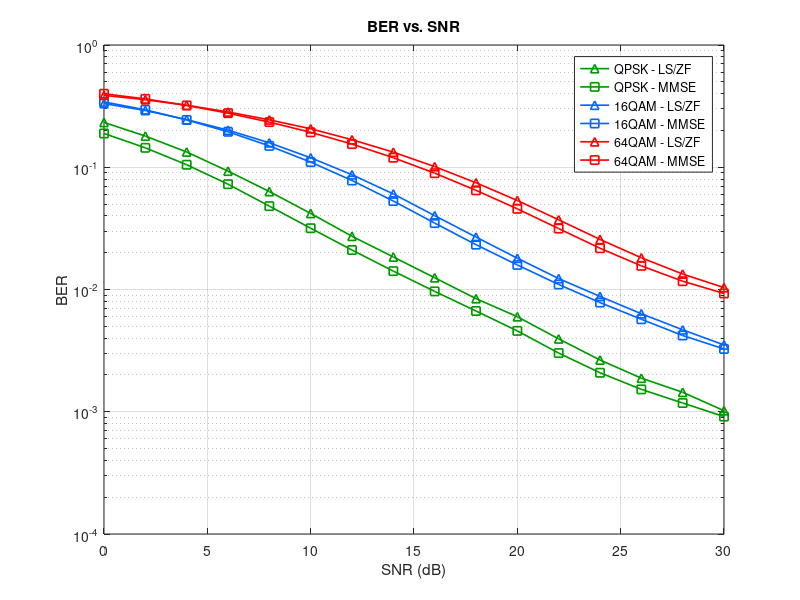
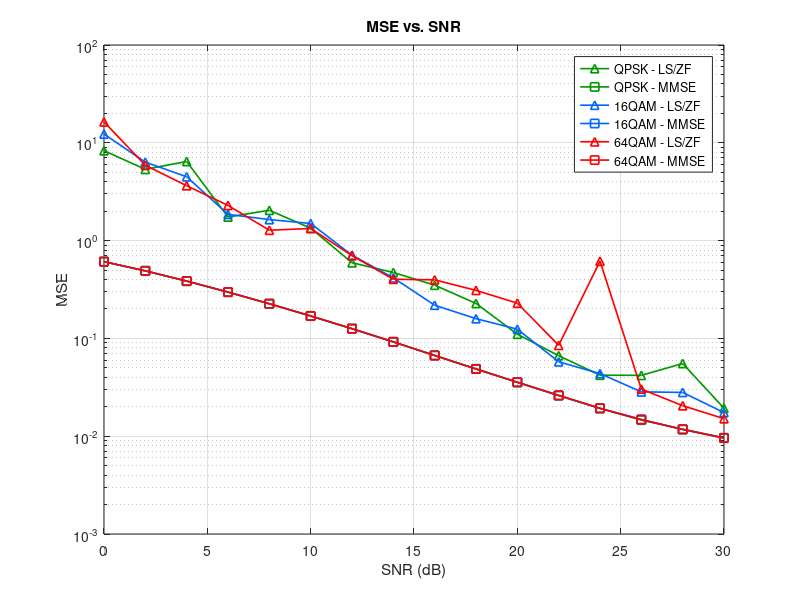

Write the MATLAB code that produced these figures, in order.
% Dữ liệu SNR
snr = 0:2:30;

% BER - QPSK
ber_qpsk_ls = [0.232605,0.179907,0.133326,0.092982,0.063312,0.041905,0.027255,0.018456,0.012479,0.008421,0.005990,0.003946,0.002651,0.001883,0.001443,0.001020];
ber_qpsk_mmse = [0.188928,0.144169,0.104845,0.072692,0.048095,0.031716,0.021035,0.014139,0.009651,0.006670,0.004586,0.003020,0.002085,0.001524,0.001179,0.000913];

% BER - 16QAM
ber_16qam_ls = [0.332065,0.291192,0.245254,0.201168,0.158452,0.119561,0.086836,0.060518,0.040182,0.026847,0.018029,0.012285,0.008779,0.006335,0.004678,0.003522];
ber_16qam_mmse = [0.342240,0.295223,0.243779,0.195031,0.149469,0.110254,0.077899,0.052939,0.034946,0.023267,0.015882,0.010992,0.007820,0.005710,0.004205,0.003265];

% BER - 64QAM
ber_64qam_ls = [0.387440,0.356841,0.321613,0.283404,0.244254,0.206467,0.167948,0.132894,0.101213,0.074676,0.053485,0.037171,0.025681,0.018175,0.013384,0.010367];
ber_64qam_mmse = [0.399157,0.362413,0.320311,0.276964,0.234071,0.193139,0.154770,0.119683,0.089476,0.064737,0.045696,0.031501,0.021752,0.015608,0.011693,0.009281];

% Vẽ BER
figure;
semilogy(snr, ber_qpsk_ls, 'g^-', 'Color', [0 0.6 0] , 'LineWidth', 1.2); hold on;
semilogy(snr, ber_qpsk_mmse, 'gs-', 'Color', [0 0.6 0], 'LineWidth', 1.2);
semilogy(snr, ber_16qam_ls, 'b^-', 'Color', [0 0.4 1], 'LineWidth', 1.2);
semilogy(snr, ber_16qam_mmse, 'bs-', 'Color', [0 0.4 1], 'LineWidth', 1.2);
semilogy(snr, ber_64qam_ls, 'r^-', 'Color', [1 0 0], 'LineWidth', 1.2);
semilogy(snr, ber_64qam_mmse, 'rs-', 'Color', [1 0 0], 'LineWidth', 1.2);
xlabel('SNR (dB)'); ylabel('BER'); grid on;
legend('QPSK - LS/ZF', 'QPSK - MMSE', ...
       '16QAM - LS/ZF', '16QAM - MMSE', ...
       '64QAM - LS/ZF', '64QAM - MMSE');
title('BER vs. SNR');

% MSE - QPSK
mse_qpsk_ls = [8.31156,5.34830,6.44256,1.74342,2.04199,1.34028,0.59397,0.47194,0.35015,0.22782,0.11038,0.06655,0.04207,0.04189,0.05537,0.01931];
mse_qpsk_mmse = [0.60926,0.49006,0.38507,0.29762,0.22578,0.16984,0.12563,0.09193,0.06705,0.04875,0.03563,0.02602,0.01924,0.01461,0.01180,0.00962];

% MSE - 16QAM
mse_16qam_ls = [12.2825,6.33962,4.49532,1.85563,1.64024,1.49651,0.70906,0.41602,0.21854,0.15915,0.12422,0.05765,0.04367,0.02840,0.02804,0.01744];
mse_16qam_mmse = [0.60897,0.48973,0.38584,0.29781,0.22588,0.16923,0.12542,0.09196,0.06697,0.04879,0.03550,0.02600,0.01929,0.01486,0.01171,0.00960];

% MSE - 64QAM
mse_64qam_ls = [16.35761,5.88916,3.64316,2.28864,1.27695,1.33059,0.70237,0.40260,0.39693,0.30981,0.22932,0.08496,0.61600,0.03035,0.02050,0.01511];
mse_64qam_mmse = [0.60869,0.49096,0.38569,0.29714,0.22638,0.16956,0.12586,0.09236,0.06673,0.04861,0.03563,0.02624,0.01928,0.01476,0.01173,0.00956];

% Vẽ MSE
figure;
semilogy(snr, mse_qpsk_ls, 'g^-', 'Color', [0 0.6 0] , 'LineWidth', 1.2); hold on;
semilogy(snr, mse_qpsk_mmse, 'gs-', 'Color', [0 0.6 0], 'LineWidth', 1.2);
semilogy(snr, mse_16qam_ls, 'b^-', 'Color', [0 0.4 1], 'LineWidth', 1.2);
semilogy(snr, mse_16qam_mmse, 'bs-', 'Color', [0 0.4 1], 'LineWidth', 1.2);
semilogy(snr, mse_64qam_ls, 'r^-', 'Color', [1 0 0], 'LineWidth', 1.2);
semilogy(snr, mse_64qam_mmse, 'rs-', 'Color', [1 0 0], 'LineWidth', 1.2);
xlabel('SNR (dB)'); ylabel('MSE'); grid on;
legend('QPSK - LS/ZF', 'QPSK - MMSE', ...
       '16QAM - LS/ZF', '16QAM - MMSE', ...
       '64QAM - LS/ZF', '64QAM - MMSE');
title('MSE vs. SNR');
